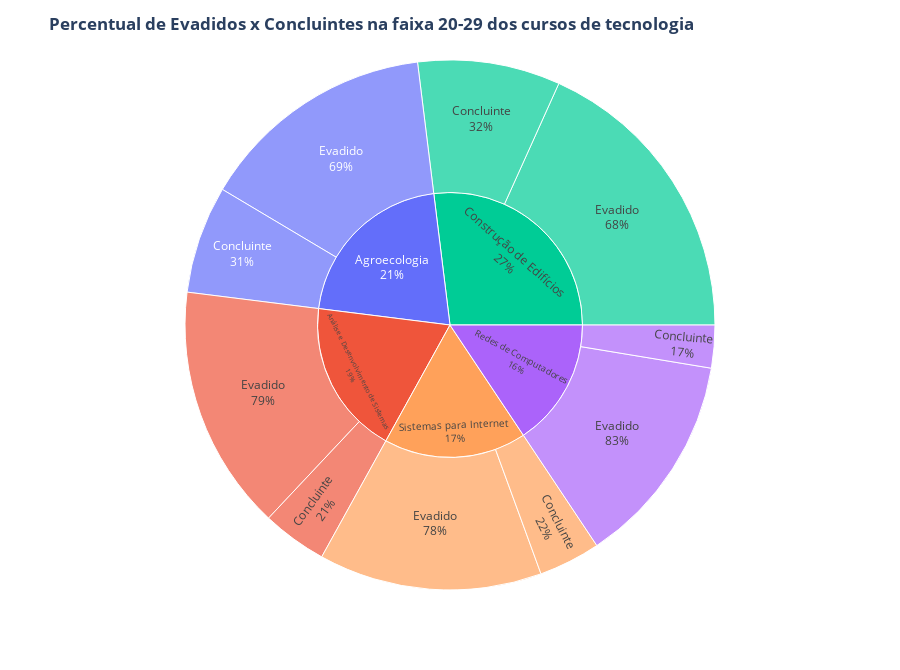

Here is the notebook cell this chart was saved with:
### Code cell
show_sunburst('tecnologia',['Construção de Edifícios','Análise e Desenvolvimento de Sistemas','Agroecologia',
                           'Sistemas para Internet','Redes de Computadores','Automação Industrial'])

### Figure 1 — Plotly figure (JSON) as saved in the notebook; plotly's stock layout.template omitted (floating-point values rounded to 4 significant figures)
{"data": [{"branchvalues": "total", "customdata": [["Agroecologia"], ["Análise e Desenvolvimento de Sistemas"], ["Construção de Edifícios"], ["Redes de Computadores"], ["Sistemas para Internet"], ["Agroecologia"], ["Análise e Desenvolvimento de Sistemas"], ["Construção de Edifícios"], ["Redes de Computadores"], ["Sistemas para Internet"], ["Agroecologia"], ["Análise e Desenvolvimento de Sistemas"], ["Construção de Edifícios"], ["Redes de Computadores"], ["Sistemas para Internet"]], "domain": {"x": [0, 1], "y": [0, 1]}, "hovertemplate": "labels=%{label}<br>quantidade=%{value}<br>parent=%{parent}<br>id=%{id}<br>nome_do_curso=%{customdata[0]}<extra></extra>", "ids": ["Agroecologia/Concluinte", "Análise e Desenvolvimento de Sistemas/Concluinte", "Construção de Edifícios/Concluinte", "Redes de Computadores/Concluinte", "Sistemas para Internet/Concluinte", "Agroecologia/Evadido", "Análise e Desenvolvimento de Sistemas/Evadido", "Construção de Edifícios/Evadido", "Redes de Computadores/Evadido", "Sistemas para Internet/Evadido", "Agroecologia", "Análise e Desenvolvimento de Sistemas", "Construção de Edifícios", "Redes de Computadores", "Sistemas para Internet"], "labels": ["Concluinte", "Concluinte", "Concluinte", "Concluinte", "Concluinte", "Evadido", "Evadido", "Evadido", "Evadido", "Evadido", "Agroecologia", "Análise e Desenvolvimento de Sistemas", "Construção de Edifícios", "Redes de Computadores", "Sistemas para Internet"], "marker": {"colors": ["#636efa", "#EF553B", "#00cc96", "#ab63fa", "#FFA15A", "#636efa", "#EF553B", "#00cc96", "#ab63fa", "#FFA15A", "#636efa", "#EF553B", "#00cc96", "#ab63fa", "#FFA15A"]}, "name": "", "parents": ["Agroecologia", "Análise e Desenvolvimento de Sistemas", "Construção de Edifícios", "Redes de Computadores", "Sistemas para Internet", "Agroecologia", "Análise e Desenvolvimento de Sistemas", "Construção de Edifícios", "Redes de Computadores", "Sistemas para Internet", "", "", "", "", ""], "textinfo": "label+percent parent", "type": "sunburst", "values": [68, 41, 90, 27, 39, 150, 155, 189, 135, 141, 218, 196, 279, 162, 180]}], "layout": {"height": 670, "legend": {"tracegroupgap": 0}, "margin": {"t": 60}, "title": {"text": "<b> Percentual de Evadidos x Concluintes na faixa 20-29 dos cursos de tecnologia</b>"}}}
